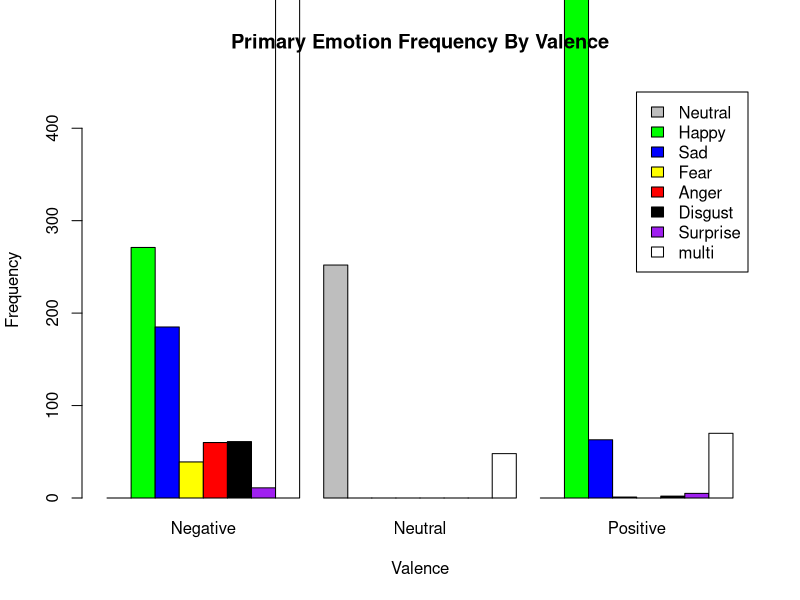

Write the R code that produced this figure. (Note: this script raises an error after producing the figure.)
library(reshape2)
library(ggplot2)
library(plyr)
library(gridExtra)
library(lubridate)
library(data.table)
Random <- read.csv("Random.csv")
PrimaryEmotions <- table(Random$primary, Random$valence)
barplot(PrimaryEmotions, main="Primary Emotion Frequency By Valence", xlab="Valence", ylab="Frequency", col=c("gray", "green", "blue","yellow","red","black","purple","white"), names.arg=c("Negative","Neutral","Positive"), legend = c("Neutral","Happy","Sad","Fear","Anger","Disgust","Surprise","multi"), ylim=c(0,450), beside=TRUE)
dev.copy2pdf(file='PrimaryEmotions.pdf')

emotionColumns <- c("neutral","happy","sad","fear","anger","disgust","surprise")
emotionColumnsValence <- c("neutral","happy","sad","fear","anger","disgust","surprise","valence")
Emotions <- Random[, match(emotionColumnsValence, names(Random))]
Emotions$valence <- as.character(Emotions$valence)
Melted <- melt(Emotions, id.vars = "valence", measure.vars = emotionColumns)
Melted <- Melted[Melted$value > 0,]

Melted2 <- count(Melted, c('variable','value','valence'))

Negative <- Melted2[Melted2$valence == -1,]
Positive <- Melted2[Melted2$valence == 1,]
Neutral <- Melted2[Melted2$valence == 0,]

plotNegative <- qplot(
  Negative$variable,Negative$value,
  aes(x=Negative$variable,y=Negative$value),
  xlab = "Emotion",
  ylab = "Weight",
  alpha=I(0.7)
) + geom_point(aes(size=Negative$freq), col="red")

plotNeutral <- qplot(
  Neutral$variable,Neutral$value,
  aes(x=Neutral$variable,y=Neutral$value),
  vxlab = "Emotion",
  ylab = "Weight",
  alpha=I(0.7)
) + geom_point(aes(size=Neutral$freq), col="gray")

plotPositive <- qplot(
  Positive$variable,Positive$value,
  aes(x=Positive$variable,y=Positive$value),
  xlab = "Emotion",
  ylab = "Weight",
  alpha=I(0.7)
) + geom_point(aes(size=Positive$freq), col="green")

chartList <- list(plotNegative, plotNeutral, plotPositive)
do.call(grid.arrange, c(chartList, list(ncol=2)))
dev.copy2pdf(file='EmotionsVsWeight.pdf', paper="a4r")

RandomFormatted <- Random
RandomFormatted$date <- parse_date_time(RandomFormatted$date, orders="ymd")
RandomFormatted$month <- format(RandomFormatted$date, "%m")
RandomSummary <- sapply(split(RandomFormatted[,c(9:15)], list(RandomFormatted$month, RandomFormatted$valence)), FUN=colMeans)
RandomSummary <- t(RandomSummary)

RandomSummaryNeut <- as.data.frame(RandomFormatted[,c("neutral","month","valence")])
RandomSummaryHappy <- RandomFormatted[,c("happy","month","valence")]
RandomSummarySad <- RandomFormatted[,c("sad","month","valence")]
RandomSummaryFear <- RandomFormatted[,c("fear","month","valence")]
RandomSummaryAnger <- RandomFormatted[,c("anger","month","valence")]
RandomSummaryDisgust <- RandomFormatted[,c("disgust","month","valence")]
RandomSummarySurprise <- RandomFormatted[,c("surprise","month","valence")]

RandomSummaryNeutSd <- sapply(split(RandomSummaryNeut[,1], list(RandomSummaryNeut$month, RandomSummaryNeut$valence)), FUN=sd)
RandomSummaryHappySd <- sapply(split(RandomSummaryHappy[,1], list(RandomSummaryHappy$month, RandomSummaryHappy$valence)), FUN=sd)
RandomSummarySadSd <- sapply(split(RandomSummarySad[,1], list(RandomSummarySad$month, RandomSummarySad$valence)), FUN=sd)
RandomSummaryFearSd <- sapply(split(RandomSummaryFear[,1], list(RandomSummaryFear$month, RandomSummaryFear$valence)), FUN=sd)
RandomSummaryAngerSd <- sapply(split(RandomSummaryAnger[,1], list(RandomSummaryAnger$month, RandomSummaryAnger$valence)), FUN=sd)
RandomSummaryDisgustSd <- sapply(split(RandomSummaryDisgust[,1], list(RandomSummaryDisgust$month, RandomSummaryDisgust$valence)), FUN=sd)
RandomSummarySurpriseSd <- sapply(split(RandomSummarySurprise[,1], list(RandomSummarySurprise$month, RandomSummarySurprise$valence)), FUN=sd)

#RandomSummaryNeutSd <- t(RandomSummaryNeutSd)
#RandomSummaryHappySd <- t(RandomSummaryHappySd)
#RandomSummarySadSd <- t(RandomSummarySadSd)
#RandomSummaryFearSd <- t(RandomSummaryFearSd)
#RandomSummaryAngerSd <- t(RandomSummaryAngerSd)
#RandomSummaryDisgustSd <- t(RandomSummaryDisgustSd)
#RandomSummarySurpriseSd <- t(RandomSummarySurpriseSd)

RandomSummaryNeutSd <- data.frame(RandomSummaryNeutSd)
RandomSummaryHappySd <- data.frame(RandomSummaryHappySd)
RandomSummarySadSd <- data.frame(RandomSummarySadSd)
RandomSummaryFearSd <- data.frame(RandomSummaryFearSd)
RandomSummaryAngerSd <- data.frame(RandomSummaryAngerSd)
RandomSummaryDisgustSd <- data.frame(RandomSummaryDisgustSd)
RandomSummarySurpriseSd <- data.frame(RandomSummarySurpriseSd)

RandomSummaryNeutSd <- setDT(RandomSummaryNeutSd, keep.rownames = TRUE)[]
RandomSummaryHappySd <- setDT(RandomSummaryHappySd, keep.rownames = TRUE)[]
RandomSummarySadSd <- setDT(RandomSummarySadSd, keep.rownames = TRUE)[]
RandomSummaryFearSd <- setDT(RandomSummaryFearSd, keep.rownames = TRUE)[]
RandomSummaryAngerSd <- setDT(RandomSummaryAngerSd, keep.rownames = TRUE)[]
RandomSummaryDisgustSd <- setDT(RandomSummaryDisgustSd, keep.rownames = TRUE)[]
RandomSummarySurpriseSd <- setDT(RandomSummarySurpriseSd, keep.rownames = TRUE)[]

Split <- t(as.data.frame(strsplit(RandomSummaryNeutSd$rn, split="\\.")))
RandomSummaryNeutSd$month <- Split[,1]
RandomSummaryNeutSd$valence <- Split[,2]
RandomSummaryNeutSd$rn <- NULL
RandomSummaryNeutSd$variance <- RandomSummaryNeutSd$RandomSummaryNeutSd
RandomSummaryNeutSd$variance <- RandomSummaryNeutSd$variance^2

Split <- t(as.data.frame(strsplit(RandomSummaryHappySd$rn, split="\\.")))
RandomSummaryHappySd$month <- Split[,1]
RandomSummaryHappySd$valence <- Split[,2]
RandomSummaryHappySd$rn <- NULL
RandomSummaryHappySd$variance <- RandomSummaryHappySd$RandomSummaryHappySd
RandomSummaryHappySd$variance <- RandomSummaryHappySd$variance^2

Split <- t(as.data.frame(strsplit(RandomSummarySadSd$rn, split="\\.")))
RandomSummarySadSd$month <- Split[,1]
RandomSummarySadSd$valence <- Split[,2]
RandomSummarySadSd$rn <- NULL
RandomSummarySadSd$variance <- RandomSummarySadSd$RandomSummarySadSd
RandomSummarySadSd$variance <- RandomSummarySadSd$variance^2

Split <- t(as.data.frame(strsplit(RandomSummaryFearSd$rn, split="\\.")))
RandomSummaryFearSd$month <- Split[,1]
RandomSummaryFearSd$valence <- Split[,2]
RandomSummaryFearSd$rn <- NULL
RandomSummaryFearSd$variance <- RandomSummaryFearSd$RandomSummaryFearSd
RandomSummaryFearSd$variance <- RandomSummaryFearSd$variance^2

Split <- t(as.data.frame(strsplit(RandomSummaryAngerSd$rn, split="\\.")))
RandomSummaryAngerSd$month <- Split[,1]
RandomSummaryAngerSd$valence <- Split[,2]
RandomSummaryAngerSd$rn <- NULL
RandomSummaryAngerSd$variance <- RandomSummaryAngerSd$RandomSummaryAngerSd
RandomSummaryAngerSd$variance <- RandomSummaryAngerSd$variance^2

Split <- t(as.data.frame(strsplit(RandomSummaryDisgustSd$rn, split="\\.")))
RandomSummaryDisgustSd$month <- Split[,1]
RandomSummaryDisgustSd$valence <- Split[,2]
RandomSummaryDisgustSd$rn <- NULL
RandomSummaryDisgustSd$variance <- RandomSummaryDisgustSd$RandomSummaryDisgustSd
RandomSummaryDisgustSd$variance <- RandomSummaryDisgustSd$variance^2

Split <- t(as.data.frame(strsplit(RandomSummarySurpriseSd$rn, split="\\.")))
RandomSummarySurpriseSd$month <- Split[,1]
RandomSummarySurpriseSd$valence <- Split[,2]
RandomSummarySurpriseSd$rn <- NULL
RandomSummarySurpriseSd$variance <- RandomSummarySurpriseSd$RandomSummarySurpriseSd
RandomSummarySurpriseSd$variance <- RandomSummarySurpriseSd$variance^2


RandomFinal <- data.frame(RandomSummary)
RandomFinal <- setDT(RandomFinal, keep.rownames = TRUE)[]
Split <- t(as.data.frame(strsplit(RandomFinal$rn, split="\\.")))
RandomFinal$month <- Split[,1]
RandomFinal$valence <- Split[,2]
RandomFinal$rn <- NULL
SampleCount <- count(RandomFormatted, c("month","valence"))
SampleCountNeg <- SampleCount[SampleCount$valence == "-1",c("month","freq")]
SampleCountNeu <- SampleCount[SampleCount$valence == "0",c("month","freq")]
SampleCountPos <- SampleCount[SampleCount$valence == "1",c("month","freq")]
RandomFinalNeg <- RandomFinal[RandomFinal$valence == "-1",]
RandomFinalNeg$valence <- NULL
RandomFinalNeu <- RandomFinal[RandomFinal$valence == "0",]
RandomFinalNeu$valence <- NULL
RandomFinalPos <- RandomFinal[RandomFinal$valence == "1",]
RandomFinalPos$valence <- NULL
RandomFinalNeg$count <- SampleCountNeg$freq
RandomFinalNeu$count <- SampleCountNeu$freq
RandomFinalNeu <- RandomFinalNeu[1:9,]
RandomFinalPos$count <- SampleCountPos$freq

RandomSummaryNeutSd <- data.frame(RandomSummaryNeutSd)
RandomSummaryNeutSdNeg <- RandomSummaryNeutSd[RandomSummaryNeutSd$valence == "-1",]
RandomSummaryNeutSdNeg$valence <- NULL
RandomSummaryNeutSdNeu <- RandomSummaryNeutSd[RandomSummaryNeutSd$valence == "0",]
RandomSummaryNeutSdNeu$valence <- NULL
RandomSummaryNeutSdPos <- RandomSummaryNeutSd[RandomSummaryNeutSd$valence == "1",]
RandomSummaryNeutSdPos$valence <- NULL

RandomSummaryHappySd <- data.frame(RandomSummaryHappySd)
RandomSummaryHappySdNeg <- RandomSummaryHappySd[RandomSummaryHappySd$valence == "-1",]
RandomSummaryHappySdNeg$valence <- NULL
RandomSummaryHappySdNeu <- RandomSummaryHappySd[RandomSummaryHappySd$valence == "0",]
RandomSummaryHappySdNeu$valence <- NULL
RandomSummaryHappySdPos <- RandomSummaryHappySd[RandomSummaryHappySd$valence == "1",]
RandomSummaryHappySdPos$valence <- NULL

RandomSummarySadSd <- data.frame(RandomSummarySadSd)
RandomSummarySadSdNeg <- RandomSummarySadSd[RandomSummarySadSd$valence == "-1",]
RandomSummarySadSdNeg$valence <- NULL
RandomSummarySadSdNeu <- RandomSummarySadSd[RandomSummarySadSd$valence == "0",]
RandomSummarySadSdNeu$valence <- NULL
RandomSummarySadSdPos <- RandomSummarySadSd[RandomSummarySadSd$valence == "1",]
RandomSummarySadSdPos$valence <- NULL

RandomSummaryFearSd <- data.frame(RandomSummaryFearSd)
RandomSummaryFearSdNeg <- RandomSummaryFearSd[RandomSummaryFearSd$valence == "-1",]
RandomSummaryFearSdNeg$valence <- NULL
RandomSummaryFearSdNeu <- RandomSummaryFearSd[RandomSummaryFearSd$valence == "0",]
RandomSummaryFearSdNeu$valence <- NULL
RandomSummaryFearSdPos <- RandomSummaryFearSd[RandomSummaryFearSd$valence == "1",]
RandomSummaryFearSdPos$valence <- NULL

RandomSummaryAngerSd <- data.frame(RandomSummaryAngerSd)
RandomSummaryAngerSdNeg <- RandomSummaryAngerSd[RandomSummaryAngerSd$valence == "-1",]
RandomSummaryAngerSdNeg$valence <- NULL
RandomSummaryAngerSdNeu <- RandomSummaryAngerSd[RandomSummaryAngerSd$valence == "0",]
RandomSummaryAngerSdNeu$valence <- NULL
RandomSummaryAngerSdPos <- RandomSummaryAngerSd[RandomSummaryAngerSd$valence == "1",]
RandomSummaryAngerSdPos$valence <- NULL

RandomSummaryDisgustSd <- data.frame(RandomSummaryDisgustSd)
RandomSummaryDisgustSdNeg <- RandomSummaryDisgustSd[RandomSummaryDisgustSd$valence == "-1",]
RandomSummaryDisgustSdNeg$valence <- NULL
RandomSummaryDisgustSdNeu <- RandomSummaryDisgustSd[RandomSummaryDisgustSd$valence == "0",]
RandomSummaryDisgustSdNeu$valence <- NULL
RandomSummaryDisgustSdPos <- RandomSummaryDisgustSd[RandomSummaryDisgustSd$valence == "1",]
RandomSummaryDisgustSdPos$valence <- NULL

RandomSummarySurpriseSd <- data.frame(RandomSummarySurpriseSd)
RandomSummarySurpriseSdNeg <- RandomSummarySurpriseSd[RandomSummarySurpriseSd$valence == "-1",]
RandomSummarySurpriseSdNeg$valence <- NULL
RandomSummarySurpriseSdNeu <- RandomSummarySurpriseSd[RandomSummarySurpriseSd$valence == "0",]
RandomSummarySurpriseSdNeu$valence <- NULL
RandomSummarySurpriseSdPos <- RandomSummarySurpriseSd[RandomSummarySurpriseSd$valence == "1",]
RandomSummarySurpriseSdPos$valence <- NULL

RandomFinalNeu <- rbind(RandomFinalNeu, list(0,0,0,0,0,0,0,10,0))

RandomSummarySdNeg <- RandomSummaryNeutSdNeg
RandomSummarySdNeg$neutral <- RandomSummaryNeutSdNeg$variance
RandomSummarySdNeg$variance <- NULL
RandomSummarySdNeg$RandomSummaryNeutSd <- NULL
RandomSummarySdNeg$neutral <- RandomSummaryNeutSdNeg$variance
RandomSummarySdNeg$happy <- RandomSummaryHappySdNeg$variance
RandomSummarySdNeg$sad <- RandomSummarySadSdNeg$variance
RandomSummarySdNeg$fear <- RandomSummaryFearSdNeg$variance
RandomSummarySdNeg$anger <- RandomSummaryAngerSdNeg$variance
RandomSummarySdNeg$disgust <- RandomSummaryDisgustSdNeg$variance
RandomSummarySdNeg$surprise <- RandomSummarySurpriseSdNeg$variance

RandomSummarySdNeu <- RandomSummaryNeutSdNeu
RandomSummarySdNeu$neutral <- RandomSummaryNeutSdNeu$variance
RandomSummarySdNeu$variance <- NULL
RandomSummarySdNeu$RandomSummaryNeutSd <- NULL
RandomSummarySdNeu$neutral <- RandomSummaryNeutSdNeu$variance
RandomSummarySdNeu$happy <- RandomSummaryHappySdNeu$variance
RandomSummarySdNeu$sad <- RandomSummarySadSdNeu$variance
RandomSummarySdNeu$fear <- RandomSummaryFearSdNeu$variance
RandomSummarySdNeu$anger <- RandomSummaryAngerSdNeu$variance
RandomSummarySdNeu$disgust <- RandomSummaryDisgustSdNeu$variance
RandomSummarySdNeu$surprise <- RandomSummarySurpriseSdNeu$variance

RandomSummarySdPos <- RandomSummaryNeutSdPos
RandomSummarySdPos$neutral <- RandomSummaryNeutSdPos$variance
RandomSummarySdPos$variance <- NULL
RandomSummarySdPos$RandomSummaryNeutSd <- NULL
RandomSummarySdPos$neutral <- RandomSummaryNeutSdPos$variance
RandomSummarySdPos$happy <- RandomSummaryHappySdPos$variance
RandomSummarySdPos$sad <- RandomSummarySadSdPos$variance
RandomSummarySdPos$fear <- RandomSummaryFearSdPos$variance
RandomSummarySdPos$anger <- RandomSummaryAngerSdPos$variance
RandomSummarySdPos$disgust <- RandomSummaryDisgustSdPos$variance
RandomSummarySdPos$surprise <- RandomSummarySurpriseSdPos$variance

RandomSummarySdNeg$count <- RandomFinalNeg$count
RandomSummarySdNeu$count <- RandomFinalNeu$count
RandomSummarySdPos$count <- RandomFinalPos$count

VectorTotal <- c(0,0,0,0,0,0,0)
SDTotal <- c(0,0,0,0,0,0,0)
maxRange <- nrow(RandomFinalNeg)
CountSum <- sum(RandomFinalNeg$count)
for(i in 1:maxRange)
{
  Count <- RandomFinalNeg$count
  Vector <- as.numeric(RandomFinalNeg[i,])
  Vector <- Vector[1:7]
  VectorWeighted <- Vector *  (Count[i] / CountSum)
  VectorTotal <- VectorTotal + VectorWeighted
  SD <- as.numeric(RandomSummarySdNeg[i,])
  SD <- SD[2:8]
  SDWeighted <- SD * (Count[i] / CountSum)
  SDTotal <- SDTotal + SDWeighted
}

NegTotal <- t(as.data.frame(VectorTotal))
NegTotal <- cbind(NegTotal,"-1")
NegSDTotal <- t(as.data.frame(SDTotal))
NegSDTotal <- sqrt(NegSDTotal)
NegSDTotal <- cbind(NegSDTotal, "-1")
colnames(NegTotal) <- emotionColumnsValence
colnames(NegSDTotal) <- emotionColumnsValence

VectorTotal <- c(0,0,0,0,0,0,0)
SDTotal <- c(0,0,0,0,0,0,0)
maxRange <- nrow(RandomFinalNeu)
CountSum <- sum(RandomFinalNeu$count)
for(i in 1:maxRange)
{
  Count <- RandomFinalNeu$count
  Vector <- as.numeric(RandomFinalNeu[i,])
  Vector <- Vector[1:7]
  VectorWeighted <- Vector *  (Count[i] / CountSum)
  VectorTotal <- VectorTotal + VectorWeighted
  SD <- as.numeric(RandomSummarySdNeu[i,])
  SD <- SD[2:8]
  SDWeighted <- SD * (Count[i] / CountSum)
  SDTotal <- SDTotal + SDWeighted
}

NeuTotal <- t(as.data.frame(VectorTotal))
NeuTotal = cbind(NeuTotal,"0")
NeuSDTotal <- t(as.data.frame(SDTotal))
NeuSDTotal <- sqrt(NeuSDTotal)
NeuSDTotal <- cbind(NeuSDTotal, "0")
colnames(NeuTotal) <- emotionColumnsValence
colnames(NeuSDTotal) <- emotionColumnsValence

VectorTotal <- c(0,0,0,0,0,0,0)
SDTotal <- c(0,0,0,0,0,0,0)
maxRange <- nrow(RandomFinalPos)
CountSum <- sum(RandomFinalPos$count)
for(i in 1:maxRange)
{
  Count <- RandomFinalPos$count
  Vector <- as.numeric(RandomFinalPos[i,])
  Vector <- Vector[1:7]
  VectorWeighted <- Vector *  (Count[i] / CountSum)
  VectorTotal <- VectorTotal + VectorWeighted
  SD <- as.numeric(RandomSummarySdNeu[i,])
  SD <- SD[2:8]
  SDWeighted <- SD * (Count[i] / CountSum)
  SDTotal <- SDTotal + SDWeighted
}

PosTotal <- t(as.data.frame(VectorTotal))
PosTotal <- cbind(PosTotal, "1")
PosSDTotal <- t(as.data.frame(SDTotal))
PosSDTotal <- sqrt(PosSDTotal)
PosSDTotal <- cbind(PosSDTotal, "1")
colnames(PosTotal) <- emotionColumnsValence
colnames(PosSDTotal) <- emotionColumnsValence

EmotionFactors <- as.factor(emotionColumns)

plotNegative <- qplot(
  EmotionFactors,NegTotal[1:7],
  xlab = "Emotion",
  ylab = "Weight",
  alpha=I(0.7)
) + 
  geom_line(col="red", aes(group=1)) +
  ggtitle("Average Weight by Emotion\n(Negative)")

plotNeutral <- qplot(
  EmotionFactors,NeuTotal[1:7],
  xlab = "Emotion",
  ylab = "Weight",
  alpha=I(0.7)
) + 
  geom_line(col="gray", aes(group=1)) +
  ggtitle("Average Weight by Emotion\n(Neutral)")

plotPositive <- qplot(
  EmotionFactors,PosTotal[1:7],
  xlab = "Emotion",
  ylab = "Weight",
  alpha=I(0.7)
) + 
  geom_line(col="green", aes(group=1)) +
  ggtitle("Average Weight by Emotion\n(Positive)")

chartList <- list(plotNegative, plotNeutral, plotPositive)
do.call(grid.arrange, c(chartList, list(ncol=2)))
dev.copy2pdf(file='AverageRandomWeights.pdf', width=10)

barplot(PrimaryEmotions, main="Primary Emotion Frequency By Valence", xlab="Valence", ylab="Frequency", col=c("gray", "green", "blue","yellow","red","black","purple","white"), names.arg=c("Negative","Neutral","Positive"), legend = c("Neutral","Happy","Sad","Fear","Anger","Disgust","Surprise","multi"), ylim=c(0,450), beside=TRUE)
dev.copy2pdf(file='PrimaryEmotions.pdf')
